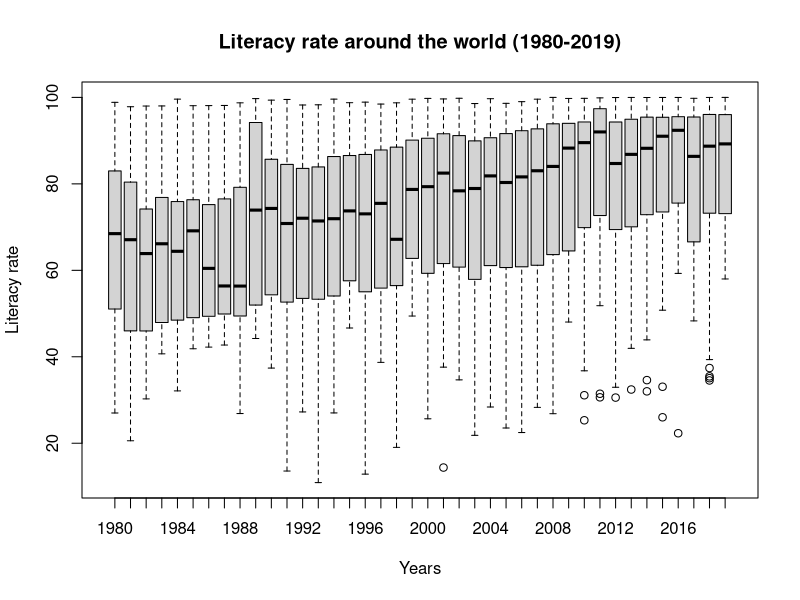
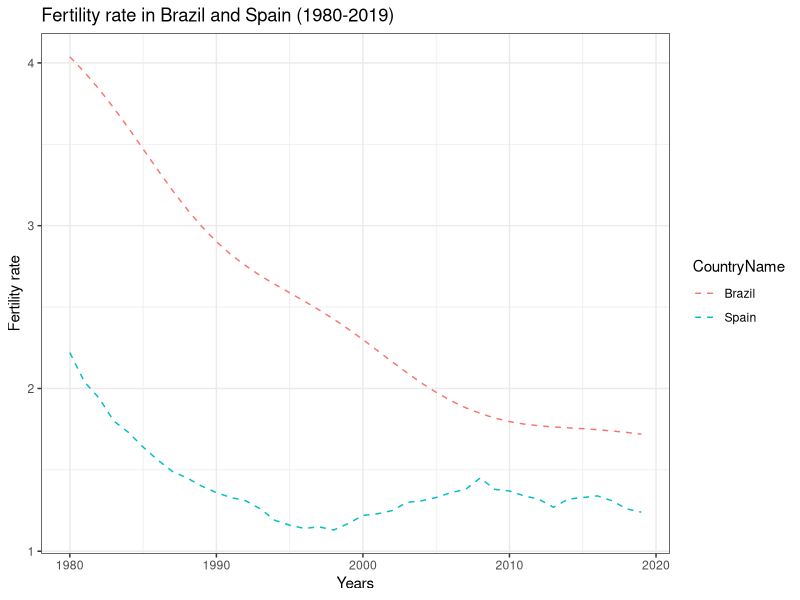
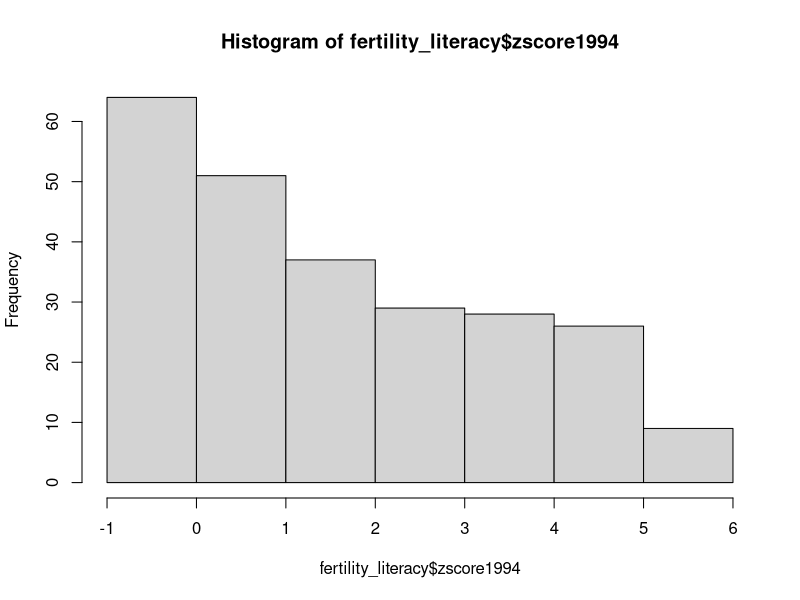

Recreate these plots in R, in order.
##### Homework week 2 ####
### Area Studies - Cora ###

# Calling packages and options ----
  library(readr)
  library(tidyverse)
  library(dplyr)
  library(ggplot2)

# Calling dataset ----
  fertility_literacy <- read.csv("Data/fertility_literacy.csv")

# Descriptive statistics: literacy -----
  #Boxplot
    boxplot(Literacy~Year,data=fertility_literacy, main="Literacy rate around the world (1980-2019)",
          xlab="Years", ylab="Literacy rate")
  
  # Mean, Median and Standard deviation (1985, 1999, and 2016)
    fertility_literacy %>%
      filter(Year == "1985") %>% 
      mutate(mean_85 = mean(Fertility, na.rm = T),
             median_85 = median(Fertility, na.rm = T),
             sd_85 = sd(Fertility, na.rm = T))
    
    fertility_literacy %>%
      filter(Year == "1999") %>% 
      mutate(mean_99 = mean(Fertility, na.rm = T),
             median_99 = median(Fertility, na.rm = T),
             sd_99 = sd(Fertility, na.rm = T))
    
    fertility_literacy %>%
      filter(Year == "2016") %>% 
      mutate(mean_16 = mean(Fertility, na.rm = T),
             median_16 = median(Fertility, na.rm = T),
             sd_16 = sd(Fertility, na.rm = T))
    
# Descriptive statistics: Fertility -----
  
    #Fertility over time: Brazil and Spain (1980-2018)
      #subsetting dataset
        br_sp <- fertility_literacy %>% 
        filter(CountryName == "Brazil" | CountryName == "Spain")
    
      # Plot
        br_sp %>%
          ggplot( aes(x=Year, y=Fertility, group=CountryName, color=CountryName)) +
          geom_line(linetype = "dashed") +
        ggtitle("Fertility rate in Brazil and Spain (1980-2019)") +
        ylab("Fertility rate") + xlab("Years")+
          theme_bw()
        
      # Z-scores of fertility for every country in 1994.
        fertility_literacy <- fertility_literacy %>% 
          filter(Year == "1994") %>% 
          mutate(zscore1994 = (Fertility - mean(Fertility, na.rm = T)/sd(Fertility, na.rm = T)))
        
        #Histogram
          hist(fertility_literacy$zscore1994)
        
# Bonus question -----
    #Computing the probability of a woman having 2 or 3 children per year (2012 and 2019)
      fertility_2012 <- fertility_literacy %>% 
            filter(Year == "2012") %>% 
            mutate(z2 = ((2-mean(Fertility, na.rm = T)/sd(Fertility, na.rm = T))),
                   z3 = (3-mean(Fertility, na.rm = T)/sd(Fertility, na.rm = T)))

      fertility_2019 <- fertility_literacy %>% 
            filter(Year == "2019") %>% 
            mutate(z2 = ((2-mean(Fertility, na.rm = T)/sd(Fertility, na.rm = T))),
                   z3 = (3-mean(Fertility, na.rm = T)/sd(Fertility, na.rm = T)))
  